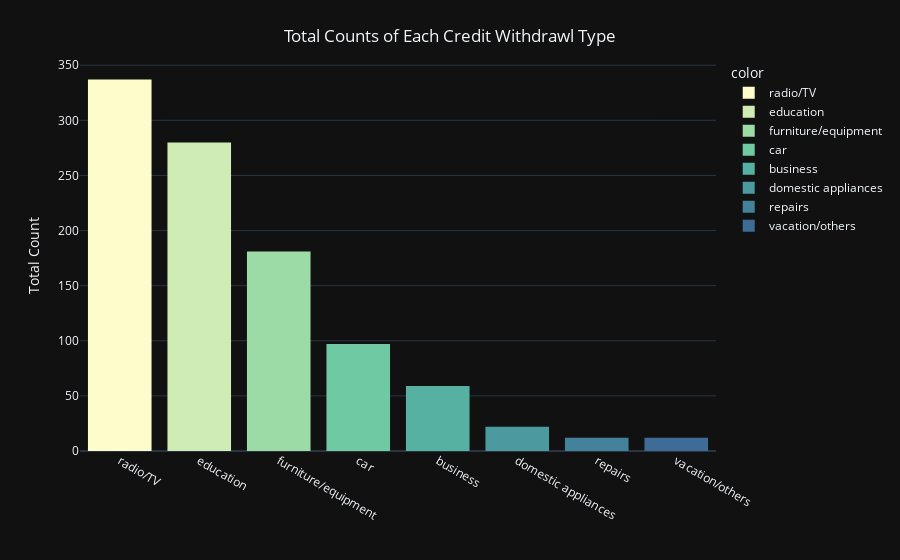

The notebook cell saved with this chart:
### Code cell
#Create counts of each dithdrwal type

fig = px.histogram(df,
    x = df['Purpose'].unique(),
    y = df['Purpose'].value_counts(),
    color_discrete_sequence = px.colors.sequential.deep,
    color = df['Purpose'].unique(),
    template = 'plotly_dark')

fig.update_layout(
    title = {
        'text': 'Total Counts of Each Credit Withdrawl Type',
        'x' : 0.5,
        'yanchor':'top'
    },
    xaxis_title = '',
    yaxis_title = 'Total Count'
)

### Figure 1 — Plotly figure (JSON) as saved in the notebook; plotly's stock layout.template omitted (floating-point values rounded to 4 significant figures)
{"data": [{"alignmentgroup": "True", "bingroup": "x", "histfunc": "sum", "hovertemplate": "color=radio/TV<br>x=%{x}<br>sum of y=%{y}<extra></extra>", "legendgroup": "radio/TV", "marker": {"color": "rgb(253, 253, 204)", "pattern": {"shape": ""}}, "name": "radio/TV", "offsetgroup": "radio/TV", "orientation": "v", "showlegend": true, "type": "histogram", "x": ["radio/TV"], "xaxis": "x", "y": [337], "yaxis": "y"}, {"alignmentgroup": "True", "bingroup": "x", "histfunc": "sum", "hovertemplate": "color=education<br>x=%{x}<br>sum of y=%{y}<extra></extra>", "legendgroup": "education", "marker": {"color": "rgb(206, 236, 179)", "pattern": {"shape": ""}}, "name": "education", "offsetgroup": "education", "orientation": "v", "showlegend": true, "type": "histogram", "x": ["education"], "xaxis": "x", "y": [280], "yaxis": "y"}, {"alignmentgroup": "True", "bingroup": "x", "histfunc": "sum", "hovertemplate": "color=furniture/equipment<br>x=%{x}<br>sum of y=%{y}<extra></extra>", "legendgroup": "furniture/equipment", "marker": {"color": "rgb(156, 219, 165)", "pattern": {"shape": ""}}, "name": "furniture/equipment", "offsetgroup": "furniture/equipment", "orientation": "v", "showlegend": true, "type": "histogram", "x": ["furniture/equipment"], "xaxis": "x", "y": [181], "yaxis": "y"}, {"alignmentgroup": "True", "bingroup": "x", "histfunc": "sum", "hovertemplate": "color=car<br>x=%{x}<br>sum of y=%{y}<extra></extra>", "legendgroup": "car", "marker": {"color": "rgb(111, 201, 163)", "pattern": {"shape": ""}}, "name": "car", "offsetgroup": "car", "orientation": "v", "showlegend": true, "type": "histogram", "x": ["car"], "xaxis": "x", "y": [97], "yaxis": "y"}, {"alignmentgroup": "True", "bingroup": "x", "histfunc": "sum", "hovertemplate": "color=business<br>x=%{x}<br>sum of y=%{y}<extra></extra>", "legendgroup": "business", "marker": {"color": "rgb(86, 177, 163)", "pattern": {"shape": ""}}, "name": "business", "offsetgroup": "business", "orientation": "v", "showlegend": true, "type": "histogram", "x": ["business"], "xaxis": "x", "y": [59], "yaxis": "y"}, {"alignmentgroup": "True", "bingroup": "x", "histfunc": "sum", "hovertemplate": "color=domestic appliances<br>x=%{x}<br>sum of y=%{y}<extra></extra>", "legendgroup": "domestic appliances", "marker": {"color": "rgb(76, 153, 160)", "pattern": {"shape": ""}}, "name": "domestic appliances", "offsetgroup": "domestic appliances", "orientation": "v", "showlegend": true, "type": "histogram", "x": ["domestic appliances"], "xaxis": "x", "y": [22], "yaxis": "y"}, {"alignmentgroup": "True", "bingroup": "x", "histfunc": "sum", "hovertemplate": "color=repairs<br>x=%{x}<br>sum of y=%{y}<extra></extra>", "legendgroup": "repairs", "marker": {"color": "rgb(68, 130, 155)", "pattern": {"shape": ""}}, "name": "repairs", "offsetgroup": "repairs", "orientation": "v", "showlegend": true, "type": "histogram", "x": ["repairs"], "xaxis": "x", "y": [12], "yaxis": "y"}, {"alignmentgroup": "True", "bingroup": "x", "histfunc": "sum", "hovertemplate": "color=vacation/others<br>x=%{x}<br>sum of y=%{y}<extra></extra>", "legendgroup": "vacation/others", "marker": {"color": "rgb(62, 108, 150)", "pattern": {"shape": ""}}, "name": "vacation/others", "offsetgroup": "vacation/others", "orientation": "v", "showlegend": true, "type": "histogram", "x": ["vacation/others"], "xaxis": "x", "y": [12], "yaxis": "y"}], "layout": {"barmode": "relative", "legend": {"title": {"text": "color"}, "tracegroupgap": 0}, "margin": {"t": 60}, "title": {"text": "Total Counts of Each Credit Withdrawl Type", "x": 0.5, "yanchor": "top"}, "xaxis": {"anchor": "y", "domain": [0, 1], "title": {"text": ""}}, "yaxis": {"anchor": "x", "domain": [0, 1], "title": {"text": "Total Count"}}}}
